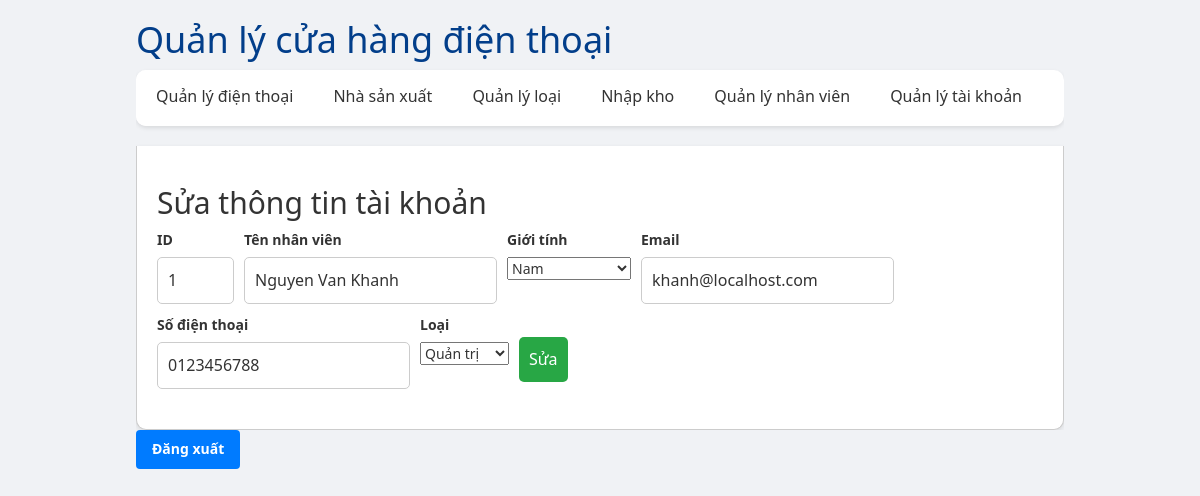
/admin/?page=editStaff&id=1 (signed in), run on the app's committed database.
### tables this page shows
CREATE TABLE `user` (
  `id` int(11) NOT NULL,
  `name` varchar(255) NOT NULL,
  `gender` int(11) NOT NULL DEFAULT 0,
  `email` varchar(255) NOT NULL,
  `phone` varchar(11) NOT NULL,
  `type` int(1) NOT NULL DEFAULT 0
);

### admin/pages/staff/edit.php (the view, shortened to what this page needs)
<?php
include '../config/db.php';
if ($_SERVER['REQUEST_METHOD'] == 'POST') {
    $id = $_POST['id'];
    $name = $_POST['name'];
    $gender = $_POST['gender'];
    $email = $_POST['email'];
    $phone = $_POST['phone'];
    $type = $_POST['type'];
    $sql = "UPDATE user SET name='$name', gender='$gender', email='$email', phone='$phone', type='$type' WHERE id = $id";
    if (!$conn->query($sql)) {
        echo "Error updating record: " . $conn->error;
        die();
    }
    $conn->close();
    echo "<script>window.location.href='/admin/?page=staff';</script>";
} else {
    $id = $_GET['id'];
    $sql = "SELECT * FROM user WHERE id = $id";
    $result = $conn->query($sql);
    if ($result->num_rows > 0) {
        $row = $result->fetch_assoc();
    } else {
        redirect("/admin/?page=staff");
    }
}
?>
<link rel="stylesheet" href="/admin/pages/account/styles.css">
<main>
    <section class="edit-account">
        <h2>Sửa thông tin tài khoản</h2>
        <form action="/admin/?page=editStaff" method="post">
            <div>
                <label for="id">ID</label><br>
                <input type="text" name="id" value="<?php echo $row['id'] ?>" placeholder="ID" size="1" readonly>
            </div>
            <div>
                <label for="name">Tên nhân viên</label><br>
                <input type="text" name="name" value="<?php echo $row['name'] ?>" placeholder="Tên nhân viên" required>
            </div>
            <div>
                <label for="gender">Giới tính</label><br>
                <select name="gender">
                    <option value="0" <?php echo ($row['gender'] == "0" ? 'selected="selected"' : ''); ?>>Nam</option>
                </select>
            </div>
            <div>
                <label for="email">Email</label><br>
                <input type="email" name="email" value="<?php echo $row['email'] ?>" placeholder="Email" required>
            </div>
            <div>
                <label for="phone">Số điện thoại</label><br>
                <input type="text" name="phone" value="<?php echo $row['phone'] ?>" placeholder="Số điện thoại" required>
            </div>
            <div>
                <label for="type">Loại</label><br>
                <select name="type">
                    <option value="-1" <?php echo ($row['type'] == "-1" ? 'selected="selected"' : ''); ?>>Quản trị</option>
                </select>
            </div>
            <div>
                <br>
                <button type="submit">Sửa</button>
            </div>
        </form>
    </section>
</main>

### admin/css/styles.css (style rules this page uses)
body { font-family: Arial, sans-serif; background-color: #f4f4f4; margin: 0; padding: 0; }
.add-account, .account-list, .edit-account { margin-bottom: 20px; }
.add-account form, .edit-account form { display: flex; flex-wrap: wrap; gap: 10px; }
.add-account input, .add-account button, .edit-account input, .edit-account button { padding: 10px; font-size: 16px; border: 1px solid #ccc; border-radius: 5px; }
.add-account button, .edit-account button { background-color: #28a745; color: #fff; border: none; cursor: pointer; }
body, h1, p, button { margin: 0; padding: 0; }
body { font-family: 'Segoe UI', Tahoma, Geneva, Verdana, sans-serif; background-color: #f0f2f5; color: #333; line-height: 1.6; padding: 20px; }

### admin/pages/account/styles.css (style rules this page uses)
body { font-family: Arial, sans-serif; background-color: #f4f4f4; margin: 0; padding: 0; }
.add-account, .account-list, .edit-account { margin-bottom: 20px; }
.add-account form, .edit-account form { display: flex; flex-wrap: wrap; gap: 10px; }
.add-account input, .add-account button, .edit-account input, .edit-account button { padding: 10px; font-size: 16px; border: 1px solid #ccc; border-radius: 5px; }
.add-account button, .edit-account button { background-color: #28a745; color: #fff; border: none; cursor: pointer; }
body, h1, p, button { margin: 0; padding: 0; }
body { font-family: 'Segoe UI', Tahoma, Geneva, Verdana, sans-serif; background-color: #f0f2f5; color: #333; line-height: 1.6; padding: 20px; }

### admin/index.php (style rules this page uses)
body, h1, p, button { margin: 0; padding: 0; }
body { font-family: 'Segoe UI', Tahoma, Geneva, Verdana, sans-serif; background-color: #f0f2f5; color: #333; line-height: 1.6; padding: 20px; }

### data on the page
user: id "1", name "Nguyen Van Khanh", gender "Nam", email "khanh@localhost.com", phone "0123456788", type "Quản trị"
